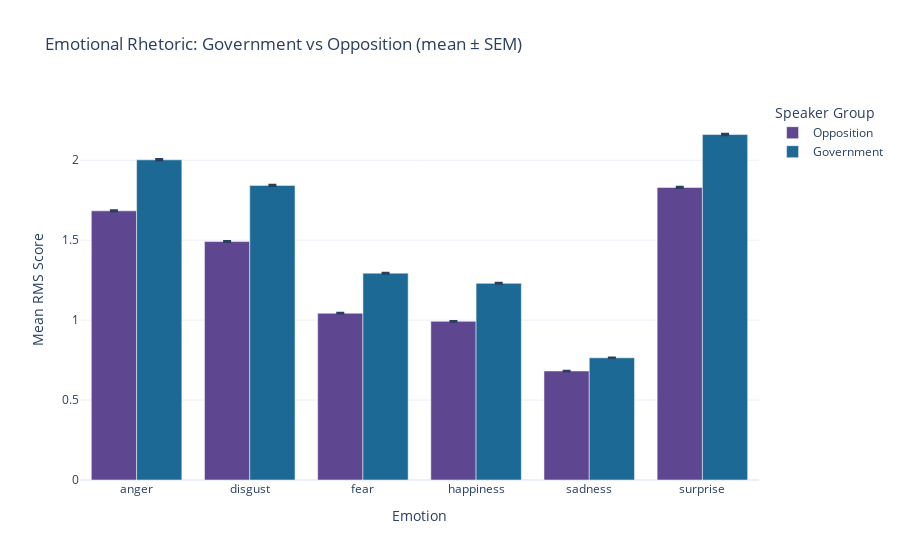

This figure's notebook cell:
### Code cell
fig = px.bar(
    plot_df,
    x="emotion",
    y="mean_score",
    color="gov_label",
    barmode="group",
    error_y="sem",
    color_discrete_sequence=px.colors.qualitative.Prism,
    category_orders={"gov_label": plot_df["gov_label"].unique()[::-1]},  # reversed order
    labels={
        "emotion": "Emotion",
        "mean_score": "Mean RMS Score",
        "gov_label": "Group"
    },
    title="Emotional Rhetoric: Government vs Opposition (mean ± SEM)"
)

fig.update_layout(
    legend_title_text="Speaker Group",
    bargap=0.20,
    template="plotly_white",
)

# Optional: tidy y-range a bit
ymax = plot_df["mean_score"].max()
fig.update_yaxes(range=[0, ymax * 1.1])

fig.show()

### Figure 1 — Plotly figure (JSON) as saved in the notebook; plotly's stock layout.template omitted (floating-point values rounded to 4 significant figures)
{"data": [{"alignmentgroup": "True", "error_y": {"array": [0.003458, 0.003144, 0.002168, 0.002062, 0.001405, 0.003658]}, "hovertemplate": "Group=Opposition<br>Emotion=%{x}<br>Mean RMS Score=%{y}<extra></extra>", "legendgroup": "Opposition", "marker": {"color": "rgb(95, 70, 144)", "pattern": {"shape": ""}}, "name": "Opposition", "offsetgroup": "Opposition", "orientation": "v", "showlegend": true, "textposition": "auto", "type": "bar", "x": ["anger", "disgust", "fear", "happiness", "sadness", "surprise"], "xaxis": "x", "y": [1.683, 1.491, 1.043, 0.9926, 0.6819, 1.83], "yaxis": "y"}, {"alignmentgroup": "True", "error_y": {"array": [0.004798, 0.004438, 0.003055, 0.002913, 0.001801, 0.005005]}, "hovertemplate": "Group=Government<br>Emotion=%{x}<br>Mean RMS Score=%{y}<extra></extra>", "legendgroup": "Government", "marker": {"color": "rgb(29, 105, 150)", "pattern": {"shape": ""}}, "name": "Government", "offsetgroup": "Government", "orientation": "v", "showlegend": true, "textposition": "auto", "type": "bar", "x": ["anger", "disgust", "fear", "happiness", "sadness", "surprise"], "xaxis": "x", "y": [2.003, 1.843, 1.294, 1.23, 0.7643, 2.161], "yaxis": "y"}], "layout": {"autosize": true, "bargap": 0.2, "barmode": "group", "legend": {"title": {"text": "Speaker Group"}, "tracegroupgap": 0}, "title": {"text": "Emotional Rhetoric: Government vs Opposition (mean ± SEM)"}, "xaxis": {"anchor": "y", "autorange": true, "domain": [0, 1], "range": [-0.5, 5.5], "title": {"text": "Emotion"}, "type": "category"}, "yaxis": {"anchor": "x", "domain": [0, 1], "range": [0, 2.377], "title": {"text": "Mean RMS Score"}, "type": "linear"}}}
